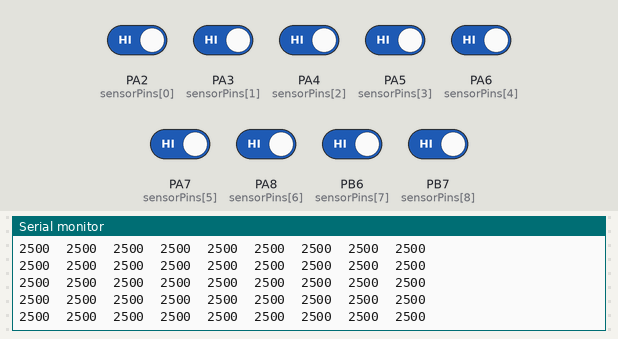
A sketch run on a simulated STM32 Blue Pill. Shown: the last lines printed to the serial monitor. Inputs (shaded band) come from the test bench; at power-on: PA2 (sensorPins[0]), PA3 (sensorPins[1]), PA4 (sensorPins[2]), PA5 (sensorPins[3]), PA6 (sensorPins[4]), PA7 (sensorPins[5]), PA8 (sensorPins[6]), PB6 (sensorPins[7]), PB7 (sensorPins[8]) HIGH.

Above: at 3.2 s.
3.3 s: PA2 (sensorPins[0]) driven LOW
At 3.45 s:
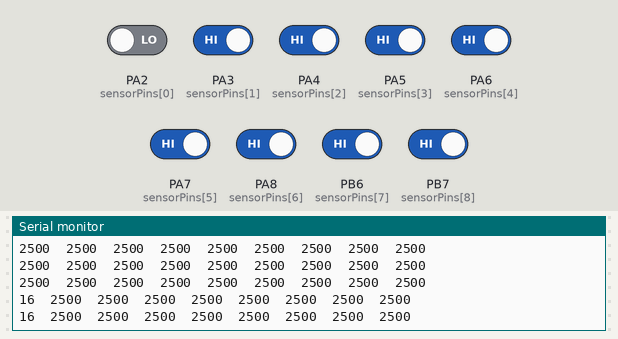
4.8 s: PA3 (sensorPins[1]) driven LOW
At 4.89 s:
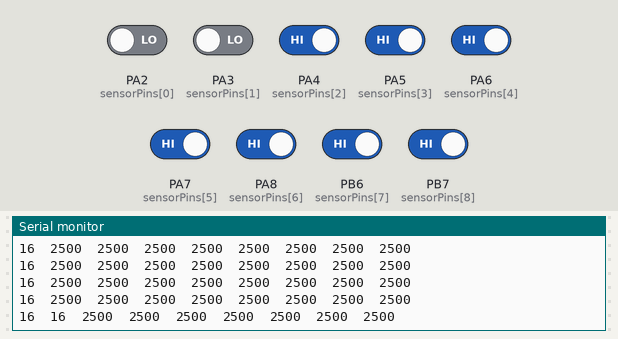
6.3 s: PA4 (sensorPins[2]) driven LOW
At 6.33 s:
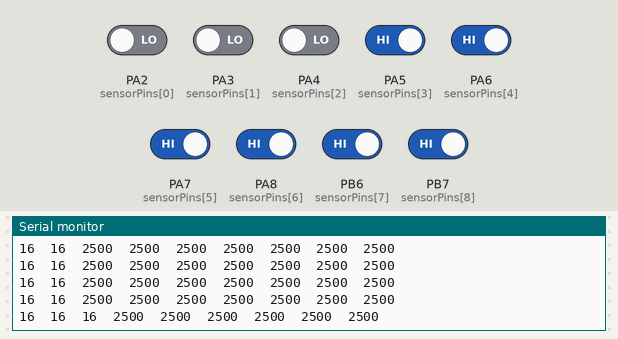
7.8 s: PA5 (sensorPins[3]) driven LOW
At 7.87 s:
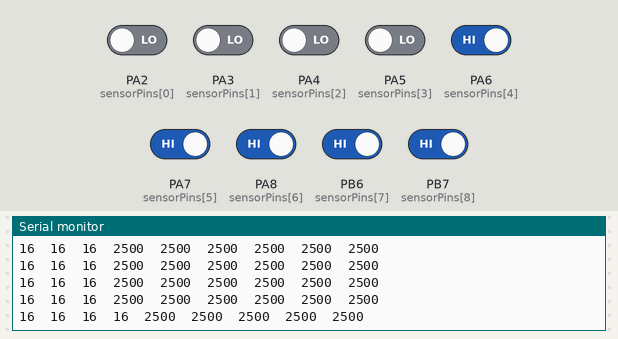
9.3 s: PA6 (sensorPins[4]) driven LOW
At 9.31 s:
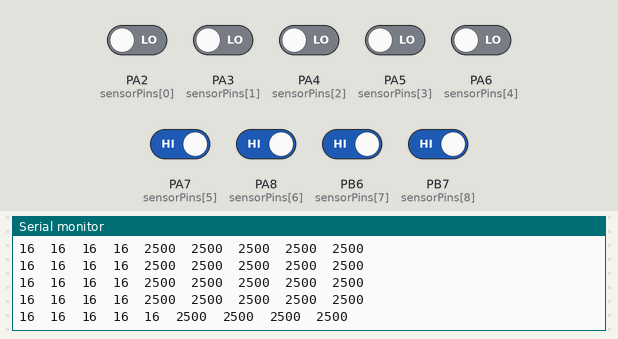
10.8 s: PA7 (sensorPins[5]) driven LOW
At 10.85 s:
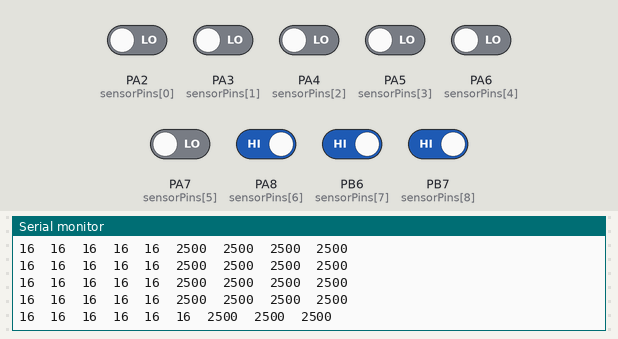

The sketch:

infrared.ino
```cpp
const uint8_t SensorCount = 9;
const uint8_t sensorPins[SensorCount] = {2, 3, 4, 5, 6, 7, 8, 22, 23};

const uint16_t TIMEOUT_US = 2500;   // max time to wait for discharge

uint16_t sensorValues[SensorCount];

void readQTR() {
  // 1. Charge all sensor capacitors by driving pins HIGH
  for (uint8_t i = 0; i < SensorCount; i++) {
    pinMode(sensorPins[i], OUTPUT);
    digitalWrite(sensorPins[i], HIGH);
  }
  delayMicroseconds(10);   // charge time

  // 2. Switch all pins to INPUT (releases them to discharge)
  for (uint8_t i = 0; i < SensorCount; i++) {
    pinMode(sensorPins[i], INPUT);
  }

  // 3. Time how long each pin takes to go LOW
  uint32_t startTime = micros();
  for (uint8_t i = 0; i < SensorCount; i++) {
    sensorValues[i] = TIMEOUT_US;   // assume max if it never discharges
  }

  while ((micros() - startTime) < TIMEOUT_US) {
    uint32_t elapsed = micros() - startTime;
    for (uint8_t i = 0; i < SensorCount; i++) {
      if (sensorValues[i] == TIMEOUT_US && digitalRead(sensorPins[i]) == LOW) {
        sensorValues[i] = elapsed;
      }
    }
  }
}

void setup() {
  Serial.begin(115200);
  delay(2000);
  Serial.println(F("Custom QTR RC reader"));
  Serial.println(F("Values: low ~50 = bright, high ~2500 = dark"));
}

void loop() {
  readQTR();

  for (uint8_t i = 0; i < SensorCount; i++) {
    Serial.print(sensorValues[i]);
    Serial.print('\t');
  }
  Serial.println();

  delay(100);
}
```

Measured:
- after the input at 3.3 s, the serial monitor: prints a new line at once (image 1)
- after the input at 4.8 s, the serial monitor: prints a new line after 0.08 s (image 2)
- after the input at 6.3 s, the serial monitor: prints a new line at once (image 3)
- after the input at 7.8 s, the serial monitor: prints a new line after 0.07 s (image 4)
- after the input at 9.3 s, the serial monitor: prints a new line at once (image 5)
- after the input at 10.8 s, the serial monitor: prints a new line after 0.05 s (image 6)
